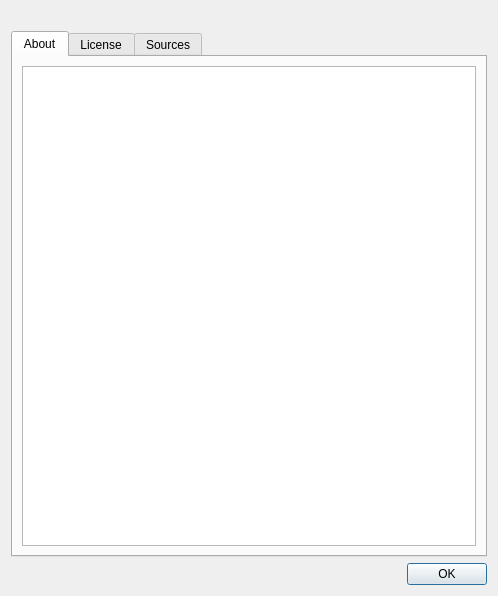
<?xml version="1.0" encoding="UTF-8"?>
<ui version="4.0">
 <class>CAbout</class>
 <widget class="QDialog" name="CAbout">
  <property name="geometry">
   <rect>
    <x>0</x>
    <y>0</y>
    <width>498</width>
    <height>596</height>
   </rect>
  </property>
  <property name="windowTitle">
   <string>About</string>
  </property>
  <layout class="QVBoxLayout" name="verticalLayout_2">
   <item>
    <widget class="QLabel" name="label">
     <property name="text">
      <string/>
     </property>
     <property name="pixmap">
      <pixmap resource="resource.qrc">:/res/skytech.png</pixmap>
     </property>
    </widget>
   </item>
   <item>
    <widget class="QTabWidget" name="tabWidget">
     <property name="currentIndex">
      <number>0</number>
     </property>
     <widget class="QWidget" name="tab">
      <attribute name="title">
       <string>About</string>
      </attribute>
      <layout class="QGridLayout" name="gridLayout">
       <item row="0" column="0">
        <widget class="QTextBrowser" name="textBrowser_about">
         <property name="documentTitle">
          <string notr="true"/>
         </property>
         <property name="readOnly">
          <bool>true</bool>
         </property>
         <property name="textInteractionFlags">
          <set>Qt::LinksAccessibleByKeyboard|Qt::LinksAccessibleByMouse|Qt::TextBrowserInteraction|Qt::TextSelectableByKeyboard|Qt::TextSelectableByMouse</set>
         </property>
         <property name="openExternalLinks">
          <bool>true</bool>
         </property>
         <property name="openLinks">
          <bool>true</bool>
         </property>
        </widget>
       </item>
      </layout>
     </widget>
     <widget class="QWidget" name="tab_3">
      <attribute name="title">
       <string>License</string>
      </attribute>
      <layout class="QGridLayout" name="gridLayout_2">
       <item row="0" column="0">
        <widget class="QTextEdit" name="textEdit_license">
         <property name="readOnly">
          <bool>true</bool>
         </property>
        </widget>
       </item>
      </layout>
     </widget>
     <widget class="QWidget" name="tab_2">
      <attribute name="title">
       <string>Sources</string>
      </attribute>
      <layout class="QGridLayout" name="gridLayout_3">
       <item row="0" column="0">
        <widget class="QTextEdit" name="textEdit_source">
         <property name="readOnly">
          <bool>true</bool>
         </property>
        </widget>
       </item>
      </layout>
     </widget>
    </widget>
   </item>
   <item>
    <layout class="QHBoxLayout" name="horizontalLayout">
     <item>
      <spacer name="horizontalSpacer">
       <property name="orientation">
        <enum>Qt::Horizontal</enum>
       </property>
       <property name="sizeHint" stdset="0">
        <size>
         <width>40</width>
         <height>20</height>
        </size>
       </property>
      </spacer>
     </item>
     <item>
      <widget class="QPushButton" name="pushButton">
       <property name="text">
        <string>OK</string>
       </property>
      </widget>
     </item>
    </layout>
   </item>
  </layout>
 </widget>
 <resources>
  <include location="resource.qrc"/>
 </resources>
 <connections/>
</ui>
